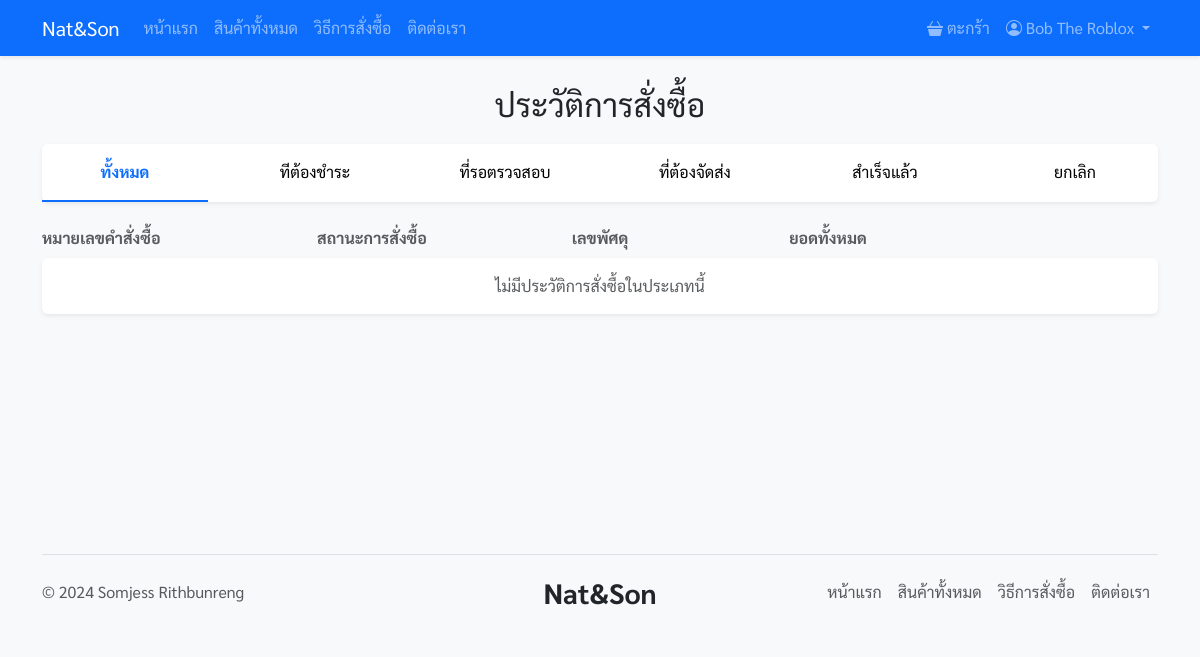
The app's page /?page=order-history (signed in), older data.
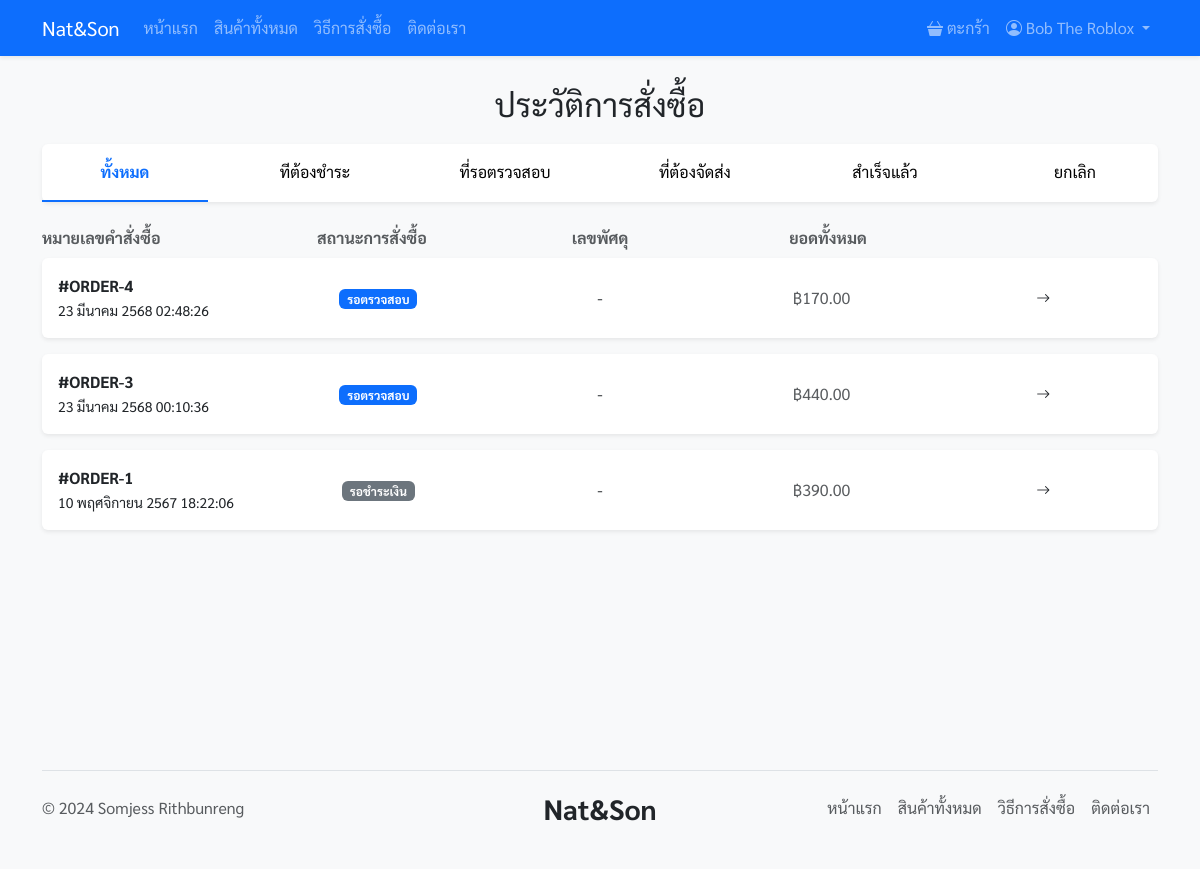
The same page, newer data.
### tables this page shows
CREATE TABLE `order` (
  `id` int(11) NOT NULL,
  `user_id` int(11) NOT NULL,
  `order_date` datetime NOT NULL,
  `name` varchar(255) NOT NULL,
  `phone` varchar(255) NOT NULL,
  `address` text NOT NULL,
  `total_price` decimal(10,2) NOT NULL,
  `delivery_fee` decimal(10,2) NOT NULL,
  `delivery_type` int(11) NOT NULL,
  `tracking` varchar(255) NOT NULL,
  `status` int(11) NOT NULL,
  `note` text NOT NULL,
  `timestamp` timestamp NOT NULL DEFAULT current_timestamp() ON UPDATE current_timestamp()
);

### core/services/query.php (called while the page is built, shortened)
<?php
include_once __DIR__ . "/database.php";
function fetch($result, $type = 1) {
    switch ($type) {
        case '1':
            $data = [];
            while ($row = mysqli_fetch_array($result)) {
                $data[] = $row;
            }
            return $data;
            break;
    }
}
function get_by_condition($table, $condition, $order_by = null, $order = 'ASC') {
    global $conn;
    $where = build_condition($condition);
    $sql = "SELECT * FROM `$table` WHERE $where";
    if ($order_by) {
        $sql .= " ORDER BY `$order_by` $order";
    }
    return mysqli_query($conn, $sql);
}
function build_condition($condition) {
    global $conn;
    $where = "";
    foreach ($condition as $key => $value) {
        $where .= "`$key` = '" . mysqli_real_escape_string($conn, $value) . "' AND ";
    }
    return rtrim($where, " AND ");
}
function is_auth() {
    if (@$_SESSION['uid'] != '') {
        return true;
    }
    return false;
}

### core/helpers/utility.php (called while the page is built, shortened)
<?php
function format_datetime_thai($datetime, $style = 1) {
    $date = new DateTime($datetime);
    $thai_months = [
        'มกราคม', 'กุมภาพันธ์', 'มีนาคม', 'เมษายน', 'พฤษภาคม', 'มิถุนายน',
        'กรกฎาคม', 'สิงหาคม', 'กันยายน', 'ตุลาคม', 'พฤศจิกายน', 'ธันวาคม'
    ];
    $day = $date->format('d');
    $month = $thai_months[(int)$date->format('m') - 1];
    $year = $date->format('Y') + 543;
    $time = $date->format('H:i:s');
    switch ($style) {
        case 1:
            return "$day $month $year $time";
    }
}

### pages/order-history.php (the view, shortened to what the changed rows need)
<?php
if (is_auth()) {
    function get_color_by_status($status) {
        switch ($status) {
            case '1':
                return ['secondary', 'รอชำระเงิน'];
                break;
            case '2':
                return ['primary', 'รอตรวจสอบ'];
                break;
        }
    }
    $order_result = get_by_condition('order', ['user_id' => $_SESSION['uid']], 'order_date', 'DESC');
    $orders = fetch($order_result);
?>
    <div class="container mt-4">
        <div class="tab-content" id="myTabContent">
            <div class="tab-pane fade show active" id="all-tab">
                <?php
                $all_total = 0;
                foreach ($orders as $order) {
                    $all_total += 1;
                    $color = get_color_by_status($order['status']);
                ?>
                    <div class="card border-0 shadow-sm mb-3">
                        <div class="card-body">
                            <div class="row row-cols-1 row-cols-lg-5 align-items-center">
                                <div class="col">
                                    <p class="mb-0 fw-bold">#ORDER-<?php echo $order['id']; ?></p>
                                    <span class="small"><?php echo format_datetime_thai($order['order_date']) ?></span>
                                </div>
                                <div class="col">
                                    <div class="d-none d-lg-block text-center">
                                        <span class="badge text-bg-<?php echo $color[0]; ?>"><?php echo $color[1] ?></span>
                                    </div>
                                </div>
                                <div class="col text-center">
                                    <?php
                                    if ($order['tracking'] != '') {
                                    ?>
                                        <div class="d-none d-lg-block text-center">
                                            <span><?php echo $order['tracking'] ?></span>
                                        </div>
                                        <div class="d-block d-lg-none text-start">
                                            <span><?php echo $order['tracking'] ?></span>
                                        </div>
                                    <?php
                                    } else {
                                    ?>
                                        <div class="d-none d-lg-block text-center">
                                            <span>-</span>
                                        </div>
                                    <?php
                                    }
                                    ?>
                                </div>
                                <div class="col text-center">
                                    <div class="d-none d-lg-block text-center">
                                        <span class="text-muted">฿<?php echo number_format($order['total_price'] + $order['delivery_fee'], 2) ?></span>
                                    </div>
                                </div>
                                <div class="col">
                                    <div class="d-none d-lg-block text-center">
                                        <a href="?page=order-detail&order_id=<?php echo $order['id'] ?>" class="btn btn-sm w-100">
                                            <i class="bi bi-arrow-right"></i>
                                        </a>
                                    </div>
                                </div>
                            </div>
                        </div>
                    </div>
                <?php
                }
                if ($all_total == 0) {
                ?>
                    <div class="card border-0 shadow-sm mb-3">
                        <div class="card-body">
                            <p class="text-center text-muted mb-0">ไม่มีประวัติการสั่งซื้อในประเภทนี้</p>
                        </div>
                    </div>
                <?php
                }
                ?>
            </div>
        </div>
    </div>
<?php
} else {
    redirect_to('home');
}

Row changes from the older to the newer data that the page shows:
added order: id "4", order_date "23 มีนาคม 2568 02:48:26", status "รอตรวจสอบ", $order['total_price'] + $order['delivery_fee'] "170.00"
added order: id "3", order_date "23 มีนาคม 2568 00:10:36", status "รอตรวจสอบ", $order['total_price'] + $order['delivery_fee'] "440.00"
added order: id "1", order_date "10 พฤศจิกายน 2567 18:22:06", status "รอชำระเงิน", $order['total_price'] + $order['delivery_fee'] "390.00"
Text that changed along with them:
text no longer shown: "ไม่มีประวัติการสั่งซื้อในประเภทนี้"
